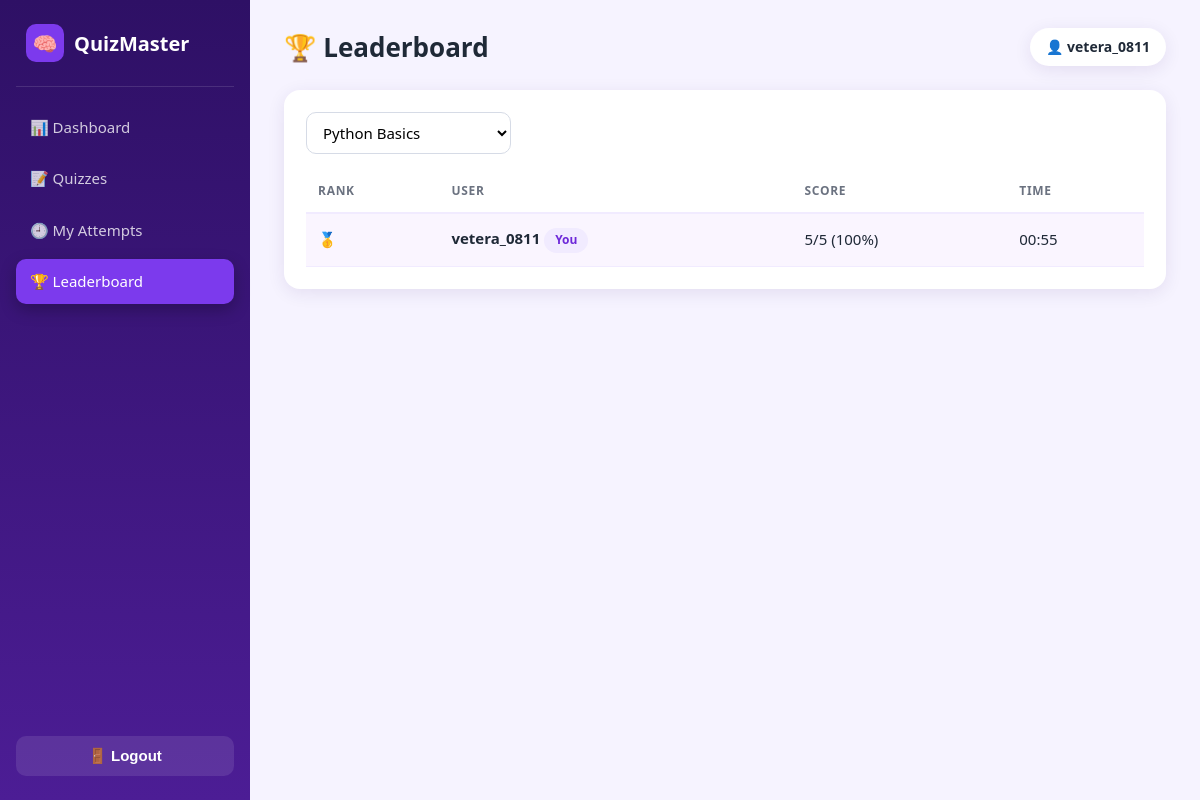
Page /leaderboard/ (signed in) on the committed database.
### quiz/models.py (models this page shows, shortened)
class Attempt(models.Model):
    user = models.ForeignKey(settings.AUTH_USER_MODEL, on_delete=models.CASCADE, related_name='attempts')
    quiz = models.ForeignKey(Quiz, on_delete=models.CASCADE, related_name='attempts')
    started_at = models.DateTimeField(auto_now_add=True)
    finished_at = models.DateTimeField(null=True, blank=True)
    score = models.PositiveIntegerField(default=0)
    total = models.PositiveIntegerField(default=0)
    class Meta:
        ordering = ['-started_at']
    @property
    def percentage(self):
        return round(self.score * 100 / self.total) if self.total else 0
    @property
    def duration_seconds(self):
        if not self.finished_at:
            return 0
        return max(0, int((self.finished_at - self.started_at).total_seconds()))
    @property
    def duration_display(self):
        minutes, seconds = divmod(self.duration_seconds, 60)
        return f'{minutes:02d}:{seconds:02d}'

### quiz/views.py (the view)
# urls.py: path('leaderboard/', views.leaderboard, name='leaderboard'),
@login_required
def leaderboard(request):
    quizzes = list(published_quizzes())
    selected = None
    quiz_id = request.GET.get('quiz', '')
    if quiz_id.isdigit():
        selected = next((q for q in quizzes if q.pk == int(quiz_id)), None)
    if selected is None and quizzes:
        selected = quizzes[0]
    rows = []
    if selected:
        attempts = (Attempt.objects.filter(quiz=selected, finished_at__isnull=False)
                    .select_related('user', 'quiz'))
        ranked = sorted(attempts, key=lambda a: (-a.percentage, a.duration_seconds))
        seen = set()
        for attempt in ranked:          # keep only each user's best attempt
            if attempt.user_id in seen:
                continue
            seen.add(attempt.user_id)
            rows.append(attempt)
            if len(rows) == 10:
                break
    return render(request, 'quiz/leaderboard.html', {'quizzes': quizzes, 'selected': selected, 'rows': rows})

### quiz/views.py (called while the page is built)
def published_quizzes():
    return (Quiz.objects.filter(is_published=True)
            .select_related('category')
            .annotate(question_total=Count('questions', distinct=True))
            .filter(question_total__gt=0))

### templates/quiz/leaderboard.html (shortened to what this page needs)
{% extends 'base.html' %}
{% block heading %}🏆 Leaderboard{% endblock %}
{% block content %}
{% if selected %}
<div class="card">
  <form method="get" class="filters" style="margin-bottom:16px">
    <select name="quiz" class="form-control" onchange="this.form.submit()">
      {% for q in quizzes %}<option value="{{ q.pk }}" {% if q.pk == selected.pk %}selected{% endif %}>{{ q.title }}</option>{% endfor %}
    </select>
  </form>
  {% if rows %}
  <div class="table-wrap"><table>
    <thead><tr><th>Rank</th><th>User</th><th>Score</th><th>Time</th></tr></thead>
    <tbody>
    {% for a in rows %}
      <tr {% if a.user_id == user.id %}class="me"{% endif %}>
        <td>{% if forloop.counter == 1 %}🥇{% elif forloop.counter == 2 %}🥈{% elif forloop.counter == 3 %}🥉{% else %}{{ forloop.counter }}{% endif %}</td>
        <td><strong>{{ a.user.username }}</strong>{% if a.user_id == user.id %} <span class="badge badge-blue">You</span>{% endif %}</td>
        <td>{{ a.score }}/{{ a.total }} ({{ a.percentage }}%)</td>
        <td>{{ a.duration_display }}</td>
      </tr>
    {% endfor %}
    </tbody>
  </table></div>
  {% else %}
  <div class="empty"><span class="big">🏁</span>Nobody has completed this quiz yet. Be the first!</div>
  {% endif %}
</div>
{% else %}
<div class="card"><div class="empty"><span class="big">🏆</span>No quizzes available yet.</div></div>
{% endif %}
{% endblock %}

### templates/base.html (shortened to what this page needs)
{% load static %}<!DOCTYPE html>
<html lang="en">
<head>
  <link rel="stylesheet" href="{% static 'css/style.css' %}">
</head>
<body>
<div class="layout">
  <aside class="sidebar">
    <div class="brand"><span class="logo">🧠</span> QuizMaster</div>
    <nav class="nav">
      <a href="{% url 'dashboard' %}" class="{% if request.path == '/' %}active{% endif %}">📊 Dashboard</a>
      <a href="{% url 'quiz_list' %}" class="{% if '/quizzes/' in request.path %}active{% endif %}">📝 Quizzes</a>
      <a href="{% url 'attempt_history' %}" class="{% if '/attempts/' in request.path %}active{% endif %}">🕘 My Attempts</a>
      <a href="{% url 'leaderboard' %}" class="{% if '/leaderboard/' in request.path %}active{% endif %}">🏆 Leaderboard</a>
    </nav>
    <form method="post" action="{% url 'logout' %}">{% csrf_token %}
      <button type="submit" class="logout-btn">🚪 Logout</button>
    </form>
  </aside>
  <main class="content">
    <header class="topbar">
      <h1>{% block heading %}{% endblock %}</h1>
      <span class="user-chip">👤 {{ user.username }}</span>
    </header>
    {% block content %}{% endblock %}
  </main>
</div>
</body>
</html>

### static/css/style.css (style rules this page uses)
:root { --primary: #7c3aed; --primary-dark: #6d28d9; --primary2: #ec4899; --dark: #2e1065; --dark2: #4c1d95; --bg: #f6f3ff; --card: #ffffff; --soft: #f1ebff; --text: #1f2937; --muted: #6b7280; --shadow: 0 4px 18px rgba(46, 16, 101, 0.09); }
* { box-sizing: border-box; margin: 0; padding: 0; }
html { scroll-behavior: smooth; }
body { font-family: "Segoe UI", system-ui, -apple-system, Roboto, Arial, sans-serif; background: var(--bg); color: var(--text); line-height: 1.55; font-size: 15px; }
a { color: var(--primary); text-decoration: none; }
h1, h2, h3 { line-height: 1.25; }
.layout { display: flex; min-height: 100vh; }
.sidebar { width: 250px; background: linear-gradient(180deg, var(--dark), var(--dark2)); color: #fff; padding: 24px 16px; position: fixed; inset: 0 auto 0 0; display: flex; flex-direction: column; z-index: 10; }
.brand { display: flex; align-items: center; gap: 10px; font-size: 20px; font-weight: 700; padding: 0 10px 24px; border-bottom: 1px solid rgba(255, 255, 255, 0.12); margin-bottom: 18px; }
.brand span.logo { background: var(--primary); width: 38px; height: 38px; border-radius: 10px; display: grid; place-items: center; font-size: 20px; }
.nav { display: flex; flex-direction: column; gap: 6px; flex: 1; }
.nav a { color: rgba(255, 255, 255, 0.78); padding: 11px 14px; border-radius: 10px; display: flex; align-items: center; gap: 12px; font-weight: 500; transition: 0.2s; }
.nav a.active { background: var(--primary); color: #fff; box-shadow: 0 6px 16px rgba(0, 0, 0, 0.25); }
.logout-btn { width: 100%; background: rgba(255, 255, 255, 0.1); color: #fff; border: 0; padding: 11px; border-radius: 10px; cursor: pointer; font-size: 15px; font-weight: 600; transition: 0.2s; }
.content { margin-left: 250px; flex: 1; padding: 28px 34px; min-width: 0; }
.topbar { display: flex; justify-content: space-between; align-items: center; margin-bottom: 24px; gap: 12px; flex-wrap: wrap; }
.topbar h1 { font-size: 26px; }
.user-chip { background: var(--card); padding: 8px 16px; border-radius: 999px; box-shadow: var(--shadow); font-weight: 600; font-size: 14px; }
.card { background: var(--card); border-radius: 16px; padding: 22px; box-shadow: var(--shadow); margin-bottom: 22px; }
.table-wrap { overflow-x: auto; }
table { width: 100%; border-collapse: collapse; }
th { text-align: left; font-size: 12px; text-transform: uppercase; letter-spacing: 0.06em; color: var(--muted); padding: 12px; border-bottom: 2px solid var(--soft); }
td { padding: 13px 12px; border-bottom: 1px solid var(--soft); vertical-align: middle; }
.badge { display: inline-block; padding: 3px 11px; border-radius: 999px; font-size: 12px; font-weight: 700; }
.badge-blue { background: var(--soft); color: var(--primary-dark); }
.form-control { width: 100%; padding: 11px 14px; border: 1.5px solid #d6dbe6; border-radius: 10px; font-size: 15px; font-family: inherit; background: #fff; transition: 0.2s; }
.filters { display: flex; gap: 10px; flex-wrap: wrap; align-items: center; }
.filters .form-control { width: auto; min-width: 150px; padding: 9px 12px; }
tr.me { background: #faf5ff; }

### rows in the picture
Attempt: user.username "vetera_0811", shows "You", score "5", total "5", percentage "100", duration_display "00:55"

### other values in the picture
{{ user.username }} "vetera_0811"
form field quiz "Python Basics"
